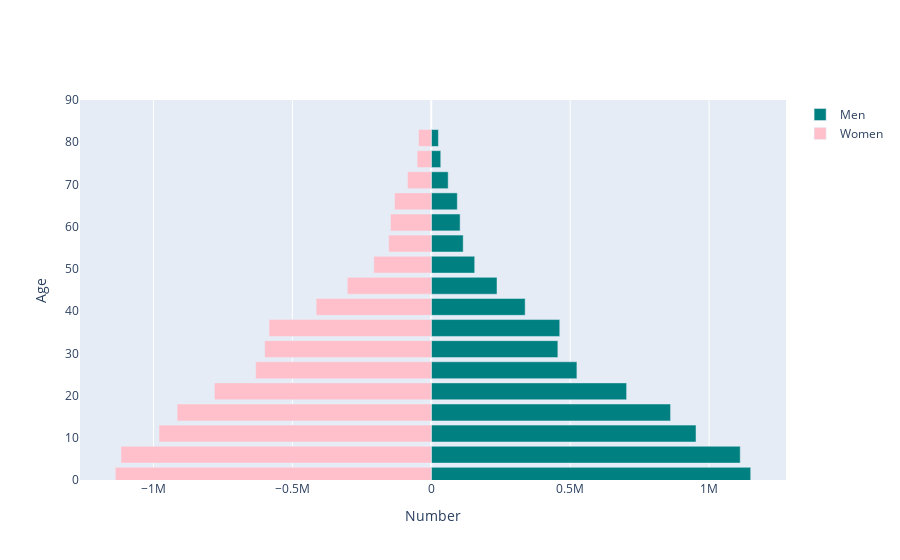
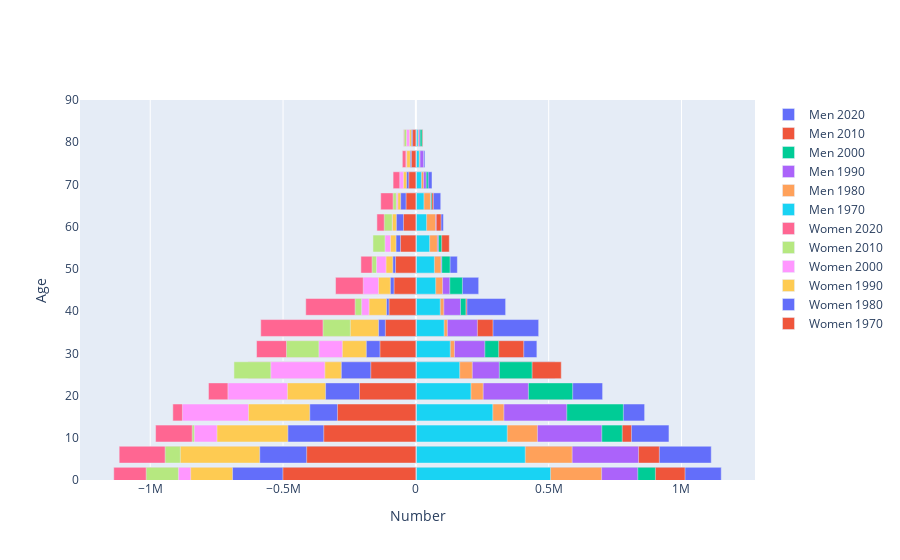

These figures' notebook cell, in order:
### Code cell
#defining a bunch of functions 
import plotly.offline as py
import plotly.graph_objs as go
import pandas as pd
import numpy as np

#defining pop_pyramid_df to transform the data into the correct dataframe 
def pop_pyramid_df(years, ctry):
    age_rangez = []

    #calculates age ranged based on years given parameter 
    for i in years:
        age_rangez.append(f"{i:02d}"+f"{i+4:02d}")
    
    age_rangez.append("80UP")

    #gets the male variable dictionary and combines with the female variable dictionary 
    male_variablez = {"SP.POP."+age_range+".MA":"Males "+age_range for age_range in age_rangez}
    female_variablez = {"SP.POP."+age_range+".FE":"Females "+age_range for age_range in age_rangez}
    
    #combines dictionarys 
    variablez = male_variablez
    variablez.update(female_variablez)
    
    #filters data and returns new data frame and list of age ranges 
    dfz = wbdata.get_dataframe(variablez,country=ctry)
    return dfz.query("date=='2020'").sum(axis=0), dfz, age_rangez

#calling function
result, dfz, age_rangez = pop_pyramid_df(range(0,80,5), "ZWE")


py.init_notebook_mode(connected=True)

#defining function to graph population pyramid 
def graph_pop_pyramid(dataframe, age_range, year, color1, color2):
    layout = go.Layout(barmode='overlay',
                   yaxis=go.layout.YAxis(range=[0, 90], title='Age'),
                   xaxis=go.layout.XAxis(title='Number'))

    binz = [go.Bar(x = dfz.loc[str(year),:].filter(regex="Male").values,
               y = [int(s[:2])+1 for s in age_range],
               orientation='h',
               name='Men',
               marker=dict(color=color1),
               hoverinfo='skip'
               ),

        go.Bar(x = -dfz.loc[str(year),:].filter(regex="Female").values,
               y=[int(s[:2])+1 for s in age_range],
               orientation='h',
               name='Women',
               marker=dict(color=color2),
               hoverinfo='skip',
               )
        ]
    return py.iplot(dict(data=binz, layout=layout))

#calling graph_pop_pyramid on values found for Zimbabwe
graph_pop_pyramid(dfz, age_rangez, 2020, 'teal', 'pink')

#defining a new function to graph population pyramid for multiple years 
def graph_pop_pyramid_years(dataframe, age_range, years):
    
    layout = go.Layout(barmode='overlay',
                   yaxis=go.layout.YAxis(range=[0, 90], title='Age'),
                   xaxis=go.layout.XAxis(title='Number'))
    
    binz = [go.Bar(x = dfz.loc[str(year),:].filter(regex="Male").values,
                   y = [int(s[:2])+1 for s in age_rangez],
                   orientation='h',
                   name='Men {:d}'.format(year),
                   hoverinfo='skip'
                  )
            for year in years]

    binz += [go.Bar(x = -dfz.loc[str(year),:].filter(regex="Female").values,
                    y=[int(s[:2])+1 for s in age_range],
                    orientation='h',
                    name='Women {:d}'.format(year),
                    hoverinfo='skip',
                   )
             for year in years]
    return py.iplot(dict(data=binz, layout=layout))

#calling graph_pop_pyramid_years on values found for Zimbabwe
graph_pop_pyramid_years(dfz, age_rangez, range(2020,1960, -10))

### Figure 1 — Plotly figure (JSON) as saved in the notebook; plotly's stock layout.template omitted (floating-point values rounded to 4 significant figures)
{"data": [{"hoverinfo": "skip", "marker": {"color": "teal"}, "name": "Men", "orientation": "h", "type": "bar", "x": [1149744, 1112085, 952937, 861278, 703124, 524185, 455666, 462417, 337969, 236555, 156270, 114861, 103800, 93738, 60847, 34099, 25648], "y": [1, 6, 11, 16, 21, 26, 31, 36, 41, 46, 51, 56, 61, 66, 71, 76, 81]}, {"hoverinfo": "skip", "marker": {"color": "pink"}, "name": "Women", "orientation": "h", "type": "bar", "x": [-1137362, -1117009, -979886, -914963, -780750, -632092, -599778, -583992, -414475, -302336, -206909, -153503, -146678, -132292, -85703, -50958, -45766], "y": [1, 6, 11, 16, 21, 26, 31, 36, 41, 46, 51, 56, 61, 66, 71, 76, 81]}], "layout": {"autosize": true, "barmode": "overlay", "xaxis": {"autorange": true, "range": [-1264000.0, 1277000.0], "title": {"text": "Number"}, "type": "linear"}, "yaxis": {"range": [0, 90], "title": {"text": "Age"}, "type": "linear"}}}

### Figure 2 — Plotly figure (JSON) as saved in the notebook; plotly's stock layout.template omitted (floating-point values rounded to 4 significant figures)
{"data": [{"hoverinfo": "skip", "name": "Men 2020", "orientation": "h", "type": "bar", "x": [1149744, 1112085, 952937, 861278, 703124, 524185, 455666, 462417, 337969, 236555, 156270, 114861, 103800, 93738, 60847, 34099, 25648], "y": [1, 6, 11, 16, 21, 26, 31, 36, 41, 46, 51, 56, 61, 66, 71, 76, 81]}, {"hoverinfo": "skip", "name": "Men 2010", "orientation": "h", "type": "bar", "x": [1013427, 916797, 811716, 651750, 559783, 547494, 406117, 290378, 192185, 137575, 126605, 125890, 94939, 66272, 40288, 26806, 26143], "y": [1, 6, 11, 16, 21, 26, 31, 36, 41, 46, 51, 56, 61, 66, 71, 76, 81]}, {"hoverinfo": "skip", "name": "Men 2000", "orientation": "h", "type": "bar", "x": [901957, 774942, 777057, 781306, 590335, 437635, 311802, 225732, 188373, 175414, 128968, 97122, 73372, 60206, 46534, 27181, 23665], "y": [1, 6, 11, 16, 21, 26, 31, 36, 41, 46, 51, 56, 61, 66, 71, 76, 81]}, {"hoverinfo": "skip", "name": "Men 1990", "orientation": "h", "type": "bar", "x": [835401, 838405, 699845, 568084, 423731, 314268, 259551, 231705, 167960, 127627, 97428, 84984, 76870, 56013, 38946, 29255, 15966], "y": [1, 6, 11, 16, 21, 26, 31, 36, 41, 46, 51, 56, 61, 66, 71, 76, 81]}, {"hoverinfo": "skip", "name": "Men 1980", "orientation": "h", "type": "bar", "x": [699338, 588450, 457696, 331391, 253488, 212453, 145320, 118572, 105250, 100614, 94422, 80833, 74287, 54937, 29024, 15592, 11233], "y": [1, 6, 11, 16, 21, 26, 31, 36, 41, 46, 51, 56, 61, 66, 71, 76, 81]}, {"hoverinfo": "skip", "name": "Men 1970", "orientation": "h", "type": "bar", "x": [507124, 411881, 344125, 289593, 207339, 165065, 129547, 106377, 91850, 74679, 69758, 51875, 40379, 30380, 20881, 12635, 8309], "y": [1, 6, 11, 16, 21, 26, 31, 36, 41, 46, 51, 56, 61, 66, 71, 76, 81]}, {"hoverinfo": "skip", "name": "Women 2020", "orientation": "h", "type": "bar", "x": [-1137362, -1117009, -979886, -914963, -780750, -632092, -599778, -583992, -414475, -302336, -206909, -153503, -146678, -132292, -85703, -50958, -45766], "y": [1, 6, 11, 16, 21, 26, 31, 36, 41, 46, 51, 56, 61, 66, 71, 76, 81]}, {"hoverinfo": "skip", "name": "Women 2010", "orientation": "h", "type": "bar", "x": [-1015137, -943869, -841989, -721523, -705642, -684887, -487093, -349585, -228636, -164140, -164707, -161512, -118857, -85734, -52445, -36186, -43657], "y": [1, 6, 11, 16, 21, 26, 31, 36, 41, 46, 51, 56, 61, 66, 71, 76, 81]}, {"hoverinfo": "skip", "name": "Women 2000", "orientation": "h", "type": "bar", "x": [-893782, -789287, -834018, -878867, -707464, -546044, -364944, -237326, -204150, -197993, -148155, -116176, -88454, -73510, -60603, -37167, -35131], "y": [1, 6, 11, 16, 21, 26, 31, 36, 41, 46, 51, 56, 61, 66, 71, 76, 81]}, {"hoverinfo": "skip", "name": "Women 1990", "orientation": "h", "type": "bar", "x": [-847725, -886613, -748624, -630102, -483471, -342599, -276699, -246607, -176097, -140625, -112124, -95385, -88390, -67895, -46743, -34354, -23795], "y": [1, 6, 11, 16, 21, 26, 31, 36, 41, 46, 51, 56, 61, 66, 71, 76, 81]}, {"hoverinfo": "skip", "name": "Women 1980", "orientation": "h", "type": "bar", "x": [-690084, -587785, -481806, -399334, -339874, -280594, -186527, -140299, -110577, -95972, -86675, -74575, -73304, -57176, -34925, -20878, -16640], "y": [1, 6, 11, 16, 21, 26, 31, 36, 41, 46, 51, 56, 61, 66, 71, 76, 81]}, {"hoverinfo": "skip", "name": "Women 1970", "orientation": "h", "type": "bar", "x": [-500591, -411113, -346811, -295106, -212219, -169697, -135117, -114708, -100786, -81957, -76520, -57750, -46623, -36802, -26565, -16567, -12186], "y": [1, 6, 11, 16, 21, 26, 31, 36, 41, 46, 51, 56, 61, 66, 71, 76, 81]}], "layout": {"autosize": true, "barmode": "overlay", "xaxis": {"autorange": true, "range": [-1264000.0, 1277000.0], "title": {"text": "Number"}, "type": "linear"}, "yaxis": {"range": [0, 90], "title": {"text": "Age"}, "type": "linear"}}}
